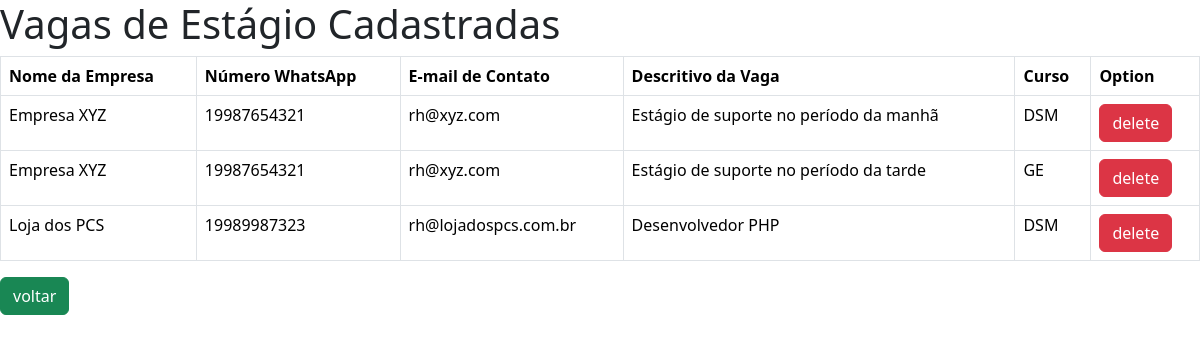
Page /code/listar.php (signed in) on the committed database.
### tables this page shows
CREATE TABLE if NOT EXISTS `vagas` (
  `id` int NOT NULL AUTO_INCREMENT,
  `nome_empresa` varchar(100) NOT NULL,
  `numero_whatsapp` varchar(20) DEFAULT NULL,
  `email_contato` varchar(30) DEFAULT NULL,
  `descritivo_vaga` varchar(255) DEFAULT NULL,
  `curso` VARCHAR(2) NOT NULL,
  PRIMARY KEY (`id`)
);

### code/classes/Database.php (called while the page is built, shortened)
<?php
class Database {
    private $host = 'localhost';
    private $dbName = 'vagas';
    private $username = 'root';
    private $password = '';
    private $conn;
    public function __construct() {
        try {
            $this->conn = new PDO("mysql:host={$this->host};dbname={$this->dbName}", $this->username, $this->password);
            $this->conn->setAttribute(PDO::ATTR_ERRMODE, PDO::ERRMODE_EXCEPTION);
        } catch (PDOException $e) {
            echo "Erro na conexão: " . $e->getMessage();
            die;
        }
    }
    public function getConnection() {
        return $this->conn;
    }
}

### code/classes/cadastro.php (called while the page is built, shortened)
<?php
    include "Database.php";
class Cadastro {
    private $db;
    public function __construct() {
        $pdo = new Database();
        $this->db= $pdo->getConnection();
    }
    public function listarVagas() {
        $sql = "SELECT * FROM vagas";
        $stmt = $this->db->query($sql);
        return $stmt->fetchAll(PDO::FETCH_ASSOC);
    }
}

### code/listar.php (the view, shortened to what this page needs)
<?php
require_once 'classes/cadastro.php';
$cadastro = new cadastro();
$vagas = $cadastro->listarVagas();
if (count($vagas) > 0):
?>
    <link href="https://cdn.jsdelivr.net/npm/bootstrap@5.3.3/dist/css/bootstrap.min.css"
        rel="stylesheet"
>
    <h1>Vagas de Estágio Cadastradas</h1>
    <table class="table table-bordered">
        <thead>
            <tr>
                <th>Nome da Empresa</th>
                <th>Número WhatsApp</th>
                <th>E-mail de Contato</th>
                <th>Descritivo da Vaga</th>
                <th>Curso</th>
                <th>Option</th>
            </tr>
        </thead>
        <tbody>
            <?php foreach ($vagas as $vaga): ?>
                <tr>
                    <td><?php echo htmlspecialchars($vaga['nome_empresa']); ?></td>
                    <td><?php echo htmlspecialchars($vaga['numero_whatsapp']); ?></td>
                    <td><?php echo htmlspecialchars($vaga['email_contato']); ?></td>
                    <td><?php echo htmlspecialchars($vaga['descritivo_vaga']); ?></td>
                    <td><?php echo ($vaga['curso'] == 1) ? 'DSM' : 'GE'; ?></td>
                    <td><a href="deletar.php?id_vaga=<?php echo $vaga['id']; ?>"
                            onclick="return confirm('Tem certeza que deseja remover esta vaga?');"
                            class="btn btn-danger">
                            delete</a></td>
                </tr>
            <?php endforeach; ?>
        </tbody>
    </table>
    <a href="home.php">
        <button class="btn btn-success">voltar</button>
    </a>
<?php
else:
    echo "Nenhuma vaga cadastrada.";
endif;
?>

### rows in the picture
vagas: nome_empresa "Empresa XYZ", numero_whatsapp "19987654321", email_contato "rh@xyz.com", descritivo_vaga "Estágio de suporte no período da manhã", curso "DSM"
vagas: nome_empresa "Empresa XYZ", numero_whatsapp "19987654321", email_contato "rh@xyz.com", descritivo_vaga "Estágio de suporte no período da tarde", curso "GE"
vagas: nome_empresa "Loja dos PCS", numero_whatsapp "19989987323", email_contato "rh@lojadospcs.com.br", descritivo_vaga "Desenvolvedor PHP", curso "DSM"
